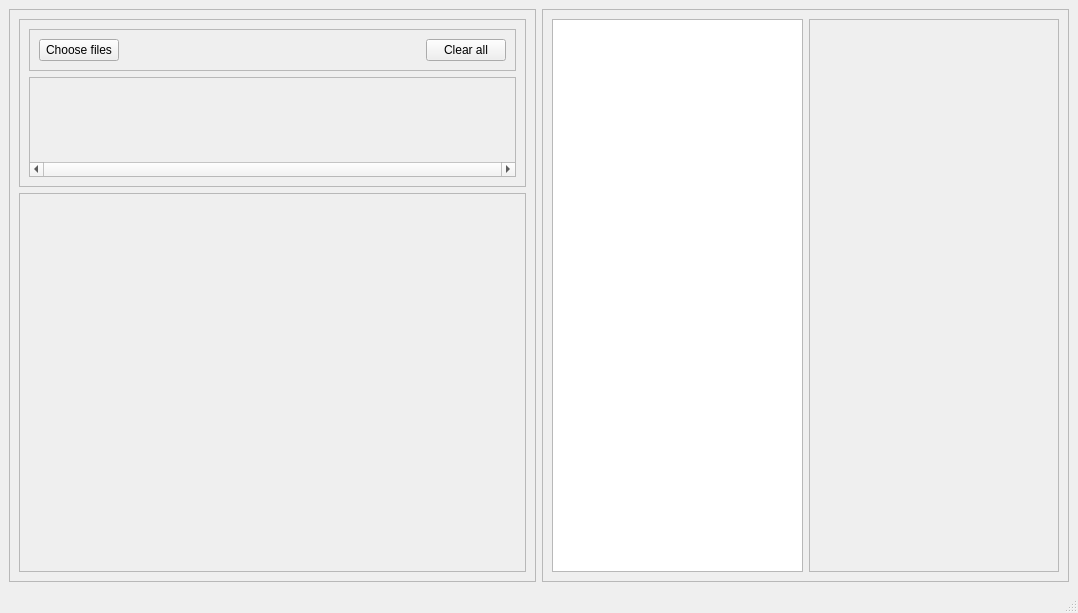
<?xml version="1.0" encoding="UTF-8"?>
<ui version="4.0">
 <class>MainWindow</class>
 <widget class="QMainWindow" name="MainWindow">
  <property name="geometry">
   <rect>
    <x>0</x>
    <y>0</y>
    <width>1078</width>
    <height>613</height>
   </rect>
  </property>
  <property name="windowTitle">
   <string>MainWindow</string>
  </property>
  <widget class="QWidget" name="centralwidget">
   <layout class="QHBoxLayout" name="horizontalLayout" stretch="0,0">
    <item>
     <widget class="QFrame" name="left_cont">
      <property name="frameShape">
       <enum>QFrame::Shape::StyledPanel</enum>
      </property>
      <property name="frameShadow">
       <enum>QFrame::Shadow::Raised</enum>
      </property>
      <layout class="QVBoxLayout" name="verticalLayout" stretch="0,1">
       <item>
        <widget class="QFrame" name="file_load_cont">
         <property name="frameShape">
          <enum>QFrame::Shape::StyledPanel</enum>
         </property>
         <property name="frameShadow">
          <enum>QFrame::Shadow::Raised</enum>
         </property>
         <layout class="QVBoxLayout" name="verticalLayout_2">
          <item>
           <widget class="QFrame" name="button_bar_cont">
            <property name="maximumSize">
             <size>
              <width>16777215</width>
              <height>50</height>
             </size>
            </property>
            <property name="frameShape">
             <enum>QFrame::Shape::StyledPanel</enum>
            </property>
            <property name="frameShadow">
             <enum>QFrame::Shadow::Raised</enum>
            </property>
            <layout class="QHBoxLayout" name="horizontalLayout_3">
             <item>
              <widget class="QPushButton" name="choose_files_btn">
               <property name="cursor">
                <cursorShape>PointingHandCursor</cursorShape>
               </property>
               <property name="text">
                <string>Choose files</string>
               </property>
              </widget>
             </item>
             <item>
              <spacer name="horizontalSpacer">
               <property name="orientation">
                <enum>Qt::Orientation::Horizontal</enum>
               </property>
               <property name="sizeHint" stdset="0">
                <size>
                 <width>40</width>
                 <height>20</height>
                </size>
               </property>
              </spacer>
             </item>
             <item>
              <widget class="QPushButton" name="clear_all_btn">
               <property name="cursor">
                <cursorShape>PointingHandCursor</cursorShape>
               </property>
               <property name="text">
                <string>Clear all</string>
               </property>
              </widget>
             </item>
            </layout>
           </widget>
          </item>
          <item>
           <widget class="HorizontalThumbnailScrollArea" name="thumb_scroll_area">
            <property name="minimumSize">
             <size>
              <width>0</width>
              <height>100</height>
             </size>
            </property>
            <property name="maximumSize">
             <size>
              <width>16777215</width>
              <height>100</height>
             </size>
            </property>
            <property name="verticalScrollBarPolicy">
             <enum>Qt::ScrollBarPolicy::ScrollBarAlwaysOff</enum>
            </property>
            <property name="horizontalScrollBarPolicy">
             <enum>Qt::ScrollBarPolicy::ScrollBarAlwaysOn</enum>
            </property>
            <property name="widgetResizable">
             <bool>true</bool>
            </property>
            <widget class="QWidget" name="thumb_scroll_widget">
             <property name="geometry">
              <rect>
               <x>0</x>
               <y>0</y>
               <width>485</width>
               <height>86</height>
              </rect>
             </property>
            </widget>
           </widget>
          </item>
         </layout>
        </widget>
       </item>
       <item>
        <widget class="EditedImageViewer" name="edited_img_viewer">
         <property name="frameShape">
          <enum>QFrame::Shape::StyledPanel</enum>
         </property>
         <property name="frameShadow">
          <enum>QFrame::Shadow::Raised</enum>
         </property>
        </widget>
       </item>
      </layout>
     </widget>
    </item>
    <item>
     <widget class="QFrame" name="right_cont">
      <property name="frameShape">
       <enum>QFrame::Shape::StyledPanel</enum>
      </property>
      <property name="frameShadow">
       <enum>QFrame::Shadow::Raised</enum>
      </property>
      <layout class="QHBoxLayout" name="horizontalLayout_2" stretch="1,1">
       <item>
        <widget class="QTextEdit" name="text_edit"/>
       </item>
       <item>
        <widget class="QFrame" name="filter_cont">
         <property name="frameShape">
          <enum>QFrame::Shape::StyledPanel</enum>
         </property>
         <property name="frameShadow">
          <enum>QFrame::Shadow::Raised</enum>
         </property>
        </widget>
       </item>
      </layout>
     </widget>
    </item>
   </layout>
  </widget>
  <widget class="QStatusBar" name="statusbar"/>
 </widget>
 <customwidgets>
  <customwidget>
   <class>HorizontalThumbnailScrollArea</class>
   <extends>QScrollArea</extends>
   <header>ui/widgets/base_widgets/h_scroll_area</header>
   <container>1</container>
  </customwidget>
  <customwidget>
   <class>EditedImageViewer</class>
   <extends>QFrame</extends>
   <header>ui/widgets/edited_img_viewer</header>
   <container>1</container>
  </customwidget>
 </customwidgets>
 <resources/>
 <connections/>
</ui>
